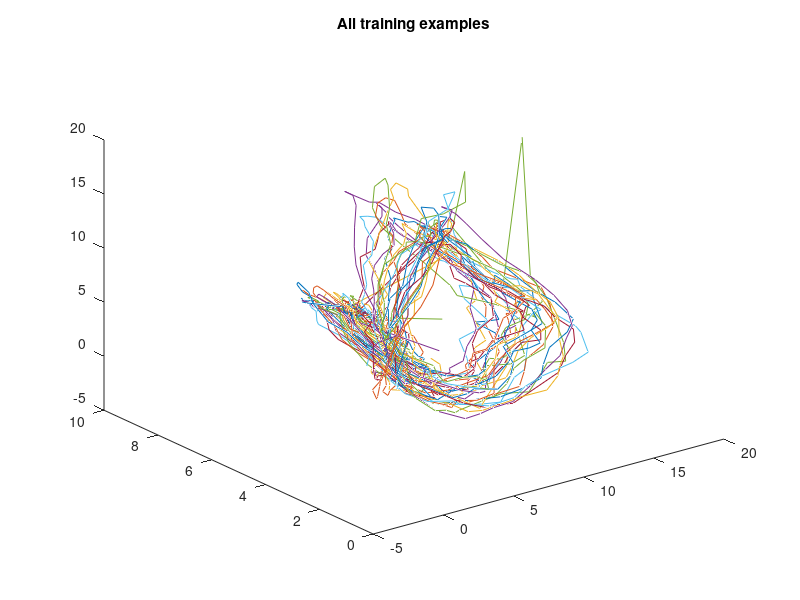
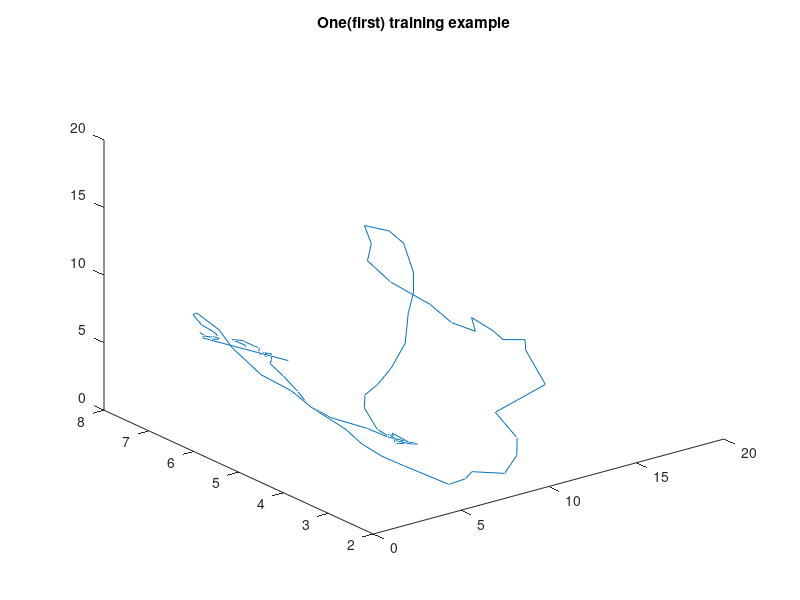
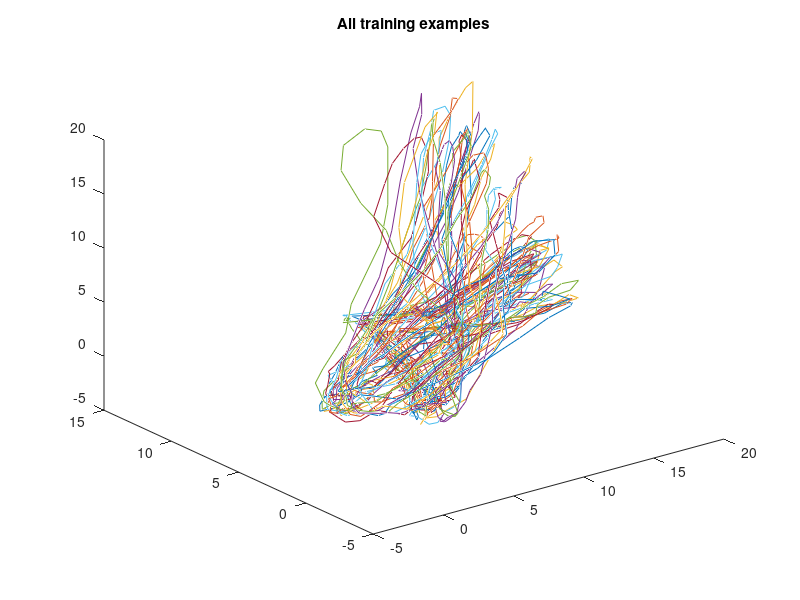
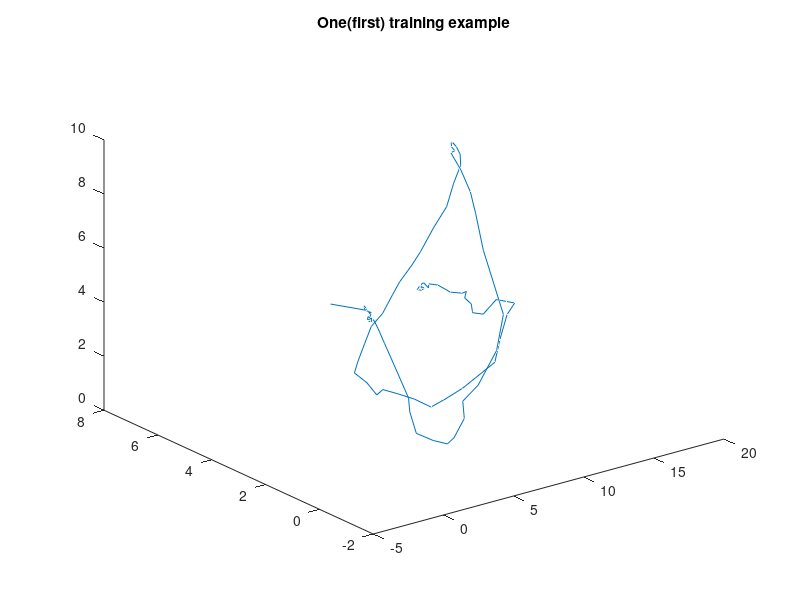

MATLAB code to generate these figures, in order: (Note: this script raises an error after producing the figures.)

function classifyGestures  
    clear all; clear;
    
    %Using the larger test data for training increases performance
    O = load('O.txt');
    X = load('X.txt');
    Z = load('Z.txt');
	V = load('V.txt');
	W = load('W.txt');
      
    num_features = size(O ,2);
    plotGestureData(O, 1);
    plotGestureData(X, 2);
    plotGestureData(Z, 3);
	plotGestureData(V, 3);
	plotGestureData(W, 3);
	
	smoothO = smoothGestureData(O);
	smoothX = smoothGestureData(X);
	smoothZ = smoothGestureData(Z);
	smoothV = smoothGestureData(V);
	smoothW = smoothGestureData(W);
    
    %training_instance_matrix = [O; X; Z;];
	training_instance_matrix = [smoothO; smoothX; smoothZ; smoothV; smoothW;];
    training_label_vector = [zeros(size(O, 1), 1); 2 * ones(size(Z, 1), 1); 3 * ones(size(Z, 1), 1); 4 * ones(size(Z, 1), 1); 5 * ones(size(Z, 1), 1);];
    
    %training_instance_matrix = zeroOutAndShift(training_instance_matrix);
    %zeroing out doesn't work
    
    %Smoothing with box filter seems to work better than gaussian filter
    training_instance_matrix = smoothts(training_instance_matrix, 'b', 25);
    %plotGestureData(training_instance_matrix(1:size(O, 1),:), 4);
    
    %m = round(size(training_instance_matrix, 1) * 7 / 10);
	
	min_endpoint = round(size(training_instance_matrix, 1) * 7 / 10);
	max_endpoint = round(size(training_instance_matrix, 1) * 7 / 10);
	
	trainAccuracy = zeros(1, max_endpoint - min_endpoint + 1);
	testAccuracy = zeros(1, max_endpoint - min_endpoint + 1);
    
	for m = min_endpoint:max_endpoint
	    numCorrect = 0;
	    numCorrectTrain = 0;
	    %Resample
	    iterations = 1000;
	    for i = 1:iterations
	        [X_train, X_test, y_train, y_test] = getRandomSplitExamples(training_instance_matrix, training_label_vector, m);
	        %radial basis (gaussian) SVM (set -v 10 for 10-fold cross
	        %validation)
	        model = svmtrain(y_train, X_train, '-s 0 -t 2');
	        %Training error - it's always 100%
	        train_predictions = svmpredict(y_train, X_train, model);
	        numCorrectTrain = numCorrectTrain +  findNumCorrect(train_predictions, y_train);
	        %Testing error
	        test_predictions = svmpredict(y_test, X_test, model);
	        numCorrect = numCorrect +  findNumCorrect(test_predictions, y_test);
	    end
	    trainAccuracy(1, m - min_endpoint + 1) = numCorrectTrain / (iterations * m)
	    testAccuracy(1, m - min_endpoint + 1) = numCorrect / (iterations * (size(training_instance_matrix, 1) - m))   
	end
	
	%%% Plot "Bias and Variance" %%%
	
	fig = figure;
	hold on;

	X_data = min_endpoint:max_endpoint;
	plot(X_data, 1 - trainAccuracy, 'b');
	plot(X_data, 1 - testAccuracy, 'r');

	title('SVM Bias and Variance');
	xlabel('Number of Training Examples');
	ylabel('Classification Error');
	legend('Training', 'Test');
	% for some reason I can't view the plot, so I save it
	print -dpdf fig; % saved in fig.pdf
	saveas(fig, 'plot.png')
	
end

function newX = zeroOutAndShift(X)
    newX = zeros(size(X, 1), size(X, 2));
    for i = 1:size(X,1)
        for t = 2:(size(X, 2) / 3)
            
            accelVec = [X(i, t); X(i, 100 + t); X(i, 200 + t);];
            accelVecPrev = [X(i, t - 1); X(i, 100 + t - 1); X(i, 200 + t - 1);];
            if norm(accelVec - accelVecPrev) < 0.5
                X(i, t) = 0; 
                X(i, t + 100) = 0; 
                X(i, t + 200) = 0;
            end
        end
        
        firstNonZeroIndex  = -1;
        X(i, 1) = 0;
        X(i, 101) = 0;
        X(i, 201) = 0;
        X(i, 100) = 0;
        X(i, 200) = 0;
        X(i, 300) = 0;
        for t = 2:(size(X, 2) / 3 - 1)
            accelVecForward = [X(i, t + 1); X(i, 100 + t + 1); X(i, 200 + t + 1);];
            accelVec = [X(i, t); X(i, 100 + t); X(i, 200 + t);];
            accelVecPrev = [X(i, t - 1); X(i, 100 + t - 1); X(i, 200 + t - 1);];
            diff = accelVecForward - accelVecPrev;
            if diff(1) == 0 || diff(2) == 0 || diff(3) == 0
                X(i, t) = 0; 
                X(i, t + 100) = 0; 
                X(i, t + 200) = 0;
            else 
                if firstNonZeroIndex == -1
                    firstNonZeroIndex = t;
                end
            end
        end
        
        
            
        %Shift examples
        newExample = zeros(1, size(X, 2));
        for t = 1:(size(X, 2) / 3)
            if firstNonZeroIndex > (size(X, 2) / 3)
                newExample(1,t) = 0;
                newExample(1,100 + t) = 0;
                newExample(1,200 + t) = 0;
                continue;
            elseif firstNonZeroIndex == -1 
                firstNonZeroIndex = 0;
            end
            newExample(1,t) = X(i,firstNonZeroIndex);
            newExample(1,100 + t) = X(i,100 + firstNonZeroIndex);
            newExample(1,200 + t) = X(i,200 + firstNonZeroIndex);
            firstNonZeroIndex = firstNonZeroIndex + 1;
        end
        newX(i, :) = newExample;
        firstNonZeroIndex
        newExample
    end

end

function numCorrect = findNumCorrect(pred, actual)
    numCorrect = sum(pred == actual);
end

function [X_train, X_test, y_train, y_test] = getRandomSplitExamples(X, y, m)
    indices = datasample(1:size(X,1), m, 'Replace',false);
    X_train = zeros(m, size(X,2));
    X_test = zeros(size(X,1) - m, size(X,2));
    y_train = zeros(m, 1);
    y_test = zeros(size(y ,1) - m, 1);
    
    x_train_count = 1;
    x_test_count = 1;
    y_train_count = 1;
    y_test_count = 1;
    for i = 1:size(X,1)
        if any(i==indices)
            X_train(x_train_count, :) = X(i,:);
            y_train(y_train_count, :) = y(i,:);
            x_train_count = x_train_count + 1;
            y_train_count = y_train_count + 1;
        else
            X_test(x_test_count, :) = X(i, :);
            y_test(y_test_count, :) = y(i, :);
            x_test_count = x_test_count + 1;
            y_test_count = y_test_count + 1;
        end
        
    end
end

function GG = smoothGestureData(G)
	[GX, GY, GZ] = splitData(G);
	
	GX = smoothData(GX);
	GY = smoothData(GY);
	GZ = smoothData(GZ);
	
	GG = [GX GY GZ];
end

function output = smoothData(input)
	output = smoothts(input, 'b', 25);
end

function [X,Y,Z] = splitData(G)
    X = G(:, 1:100);
    Y = G(:, 101:200);
    Z = G(:, 201:300); 
end

function plotGestureData(G, figure_count)
    figure_num = (figure_count - 1) * 2 + 1;
    figure(figure_num);
    [X,Y,Z] = splitData(G);
    for i = 1:size(X,1)
        plot3(X(i,:),Y(i,:),Z(i,:));
        hold on;
    end
    title('All training examples');
    hold off;
    
    figure(figure_num + 1);
    plot3(X(1,:),Y(1,:),Z(1,:));
    title('One(first) training example');
    
end